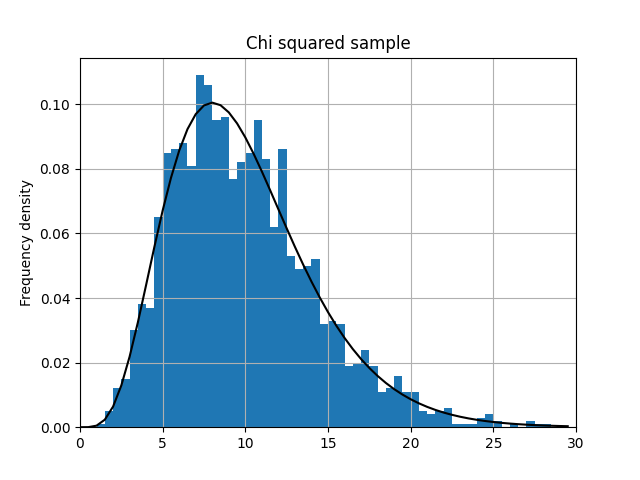

Recreate this plot in Python.
import matplotlib.pyplot as plt
import numpy as np
import scipy.stats

plt.figure()
# produces a set of 2000 datapoints from a chi square distribution, 10 degrees of freedom
x = np.random.chisquare(10, 2000)
x1 = np.arange(40)
# creates a histogram (density=True means frequency density rather than simple density), with bins from 0 to 30, size 0.5
n, bins, patches = plt.hist(x, np.arange(0, 30, 0.5), density=True)

# fits the data in 'x' to a chi squared distribution, defines parameters
shape,loc,scale = scipy.stats.chi2.fit(x)
# produces y values at each value in each bin, for the fitted chi square distribution
y_bestfit = scipy.stats.chi2.pdf(bins, shape, loc, scale)
# plots line of best fit (according to a chi squared distribution)
plt.plot(bins, y_bestfit, 'k')
plt.xlim(left=0, right=30)
plt.ylim(bottom=0)
plt.ylabel('Frequency density')
plt.title('Chi squared sample')

plt.grid(True)
plt.show()
